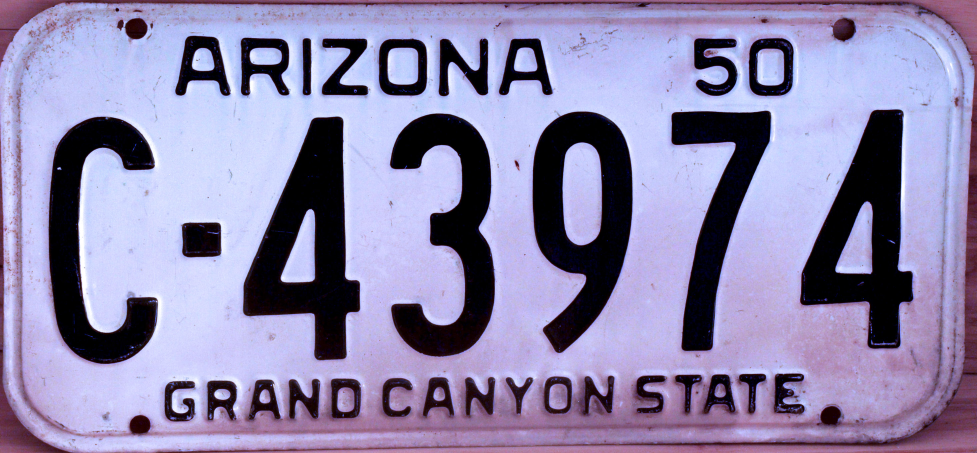
%> input picture BE_PROJECT/carplate2.JPG, 2931 x 1359 px (shown at 1/3 size)
$ octave car_license_plate_reader.m   (GNU Octave 9; MATLAB toolbox functions it lacks are replaced by stand-ins)
%> lines starting %> are read from the running program, lines starting %| are printed output that depends on the picture; in (x1, y1, x2, y2) boxes, pixels count from 0 and x2, y2 are one past the last pixel; in counts of white or black regions, pixels touching at a corner belong together; the program's own positions count from 1
### BE_PROJECT/template.m
function [ y ] = template( x )
y=x;
aa(1:42,1:24)=1;
aa(1:42,1)=0;
aa(1:42,24)=0;
aa(1,1:24)=0;
aa(42,1:24)=0;
%creating a box
imwrite(aa,'pen.bmp','bmp');

%size 42*24
A=imread('A.bmp');
B=imread('B.bmp');
C=imread('C.bmp');
D=imread('D.bmp');
E=imread('E.bmp');
F=imread('F.bmp');
G=imread('G.bmp');
H=imread('H.bmp');
I=imread('I.bmp');
J=imread('J.bmp');
K=imread('K.bmp');
L=imread('L.bmp');
M=imread('M.bmp');
N=imread('N.bmp');
O=imread('O.bmp');
P=imread('P.bmp');
Q=imread('Q.bmp');
R=imread('R.bmp');
S=imread('S.bmp');
T=imread('T.bmp');
U=imread('U.bmp');
V=imread('V.bmp');
W=imread('W.bmp');
X=imread('X.bmp');
Y=imread('Y.bmp');
Z=imread('Z.bmp');
Afill=imread('fillA.bmp');
Bfill=imread('fillB.bmp');
Dfill=imread('fillD.bmp');
Ofill=imread('fillO.bmp');
Pfill=imread('fillP.bmp');
Qfill=imread('fillQ.bmp');
Rfill=imread('fillR.bmp');


%Number
one=imread('1.bmp');
two=imread('2.bmp');
three=imread('3.bmp');
four=imread('4.bmp');
five=imread('5.bmp');
six=imread('6.bmp');
seven=imread('7.bmp');
eight=imread('8.bmp');
nine=imread('9.bmp');
zero=imread('0.bmp');
zerofill=imread('fill0.bmp');
fourfill=imread('fill4.bmp');
sixfill=imread('fill6.bmp');
sixfill2=imread('fill6_2.bmp');
eightfill=imread('fill8.bmp');
ninefill=imread('fill9.bmp');
ninefill2=imread('fill9_2.bmp');
a1=imread('pen.bmp');


%*-*-*-*-*-*-*-*-*-*-*-
letter=[A Afill B Bfill C D Dfill E F G H I J K L M ...
    N O Ofill P Pfill Q Qfill R Rfill S T U V W X Y Z];
number=[];
character=[];

number=[one two three four fourfill five six sixfill sixfill2 seven ...
    eight eightfill nine ninefill ninefill2 zero zerofill a1];

character=[letter number];

NewTemplates=mat2cell(character,42,[24 24 24 24 24 24 24 24 ...
    24 24 24 24 24 24 24 ...
    24 24 24 24 24 24 24 ...
    24 24 24 24 24 24 24 ...
    24 24 24 24 24 24 24 ...
    24 24 24 24 24 24 24 ...
    24 24 24 24 24 24 24 24]);
%divides matrices into sub matrix


save ('NewTemplates','NewTemplates')


end

### BE_PROJECT/car_license_plate_reader.m
clc;
close all;
clear all;
I=imread('carplate2.jpg');
%> I is the input picture: size 1359x2931x3 uint8; mean R, G, B 143.1, 135.8, 173.1
I=imresize(I,[500 NaN]);
%> I: size 500x1079x3 uint8
I=rgb2gray(I);
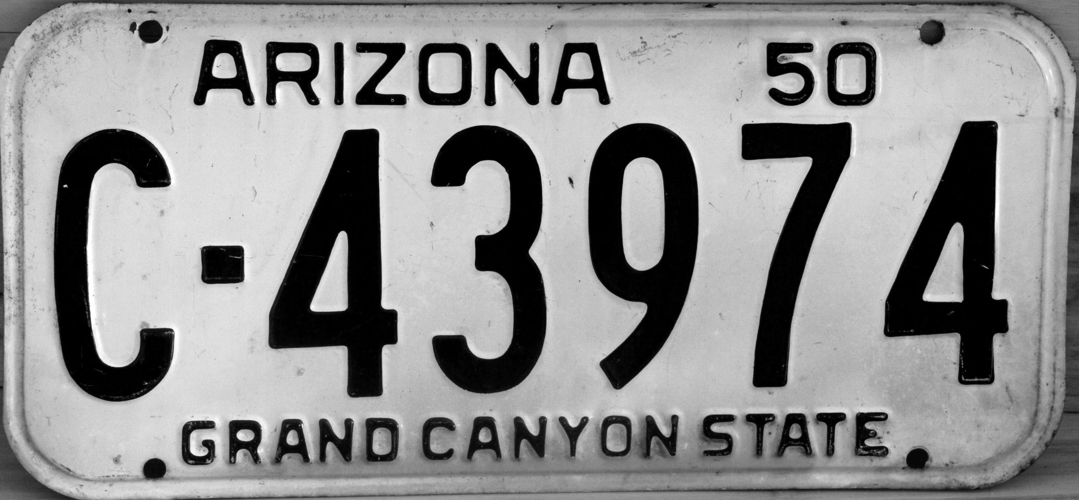
%> I: size 500x1079 uint8; min 0, max 255, mean 142.3
I1=I;
 figure;
 imshow(I);

[rows cols] = size(I);
%> rows = 500; cols = 1079

%--------- Dilate and Erode Image in order to remove noise-----------
tempI=I;
stre=strel('line',1,3);
I=imdilate(I,stre);
%-------------------- PROCESS EDGES IN HORIZONTAL DIRECTION--------------
difference = 0;
total_sum = 0;
max_horz = 0;
maximum = 0;
for j = 2:cols
    sum = 0;
    for i = 2:rows
        difference = abs(uint32(I(i, j) - I(i-1,j)));
        if(difference > 50)
            sum = sum + difference;
        end
    end
    horz1(j) = sum;
   %----------------------------- Find Peak horizontal Value---------------
    if(sum > maximum)
        max_horz = j;
        maximum = sum;
    end
    total_sum = total_sum + sum;
end
%> this loop made 1078 passes
%> (maximum, total_sum) on passes 2, 12, 59: (78, 78), (108, 311), (136, 1838)
%> total_sum on passes 1, 3, 4, 5, 6, 7: 0, 142, 142, 142, 142, 142
%> after the loop, horz1 = 1079 values, max 977 at index 794, min 0 at index 1, mean 299.8; max_horz = 794; maximum = 977; total_sum = 323466
average = total_sum / cols;
%> average = 300


%------- Smoothen the Horizontal Histogram by applying Low Pass Filter
horz = horz1;
%> horz has the same summary as horz1
for i = 21:(cols-21)
sum = 0;
    for j = (i-20):(i+20)
        sum = sum + horz1(j);
    end
    horz(i) = sum / 40;
end
%> after the loop, horz = 1079 values, max 697.4 at index 790, min 0 at index 1, mean 307.1

for j = 1:cols
    if(horz(j) < .35*average)
        horz(j) = 0;
        for i = 1:rows
            I(i, j) = 0;
        end
    end
end
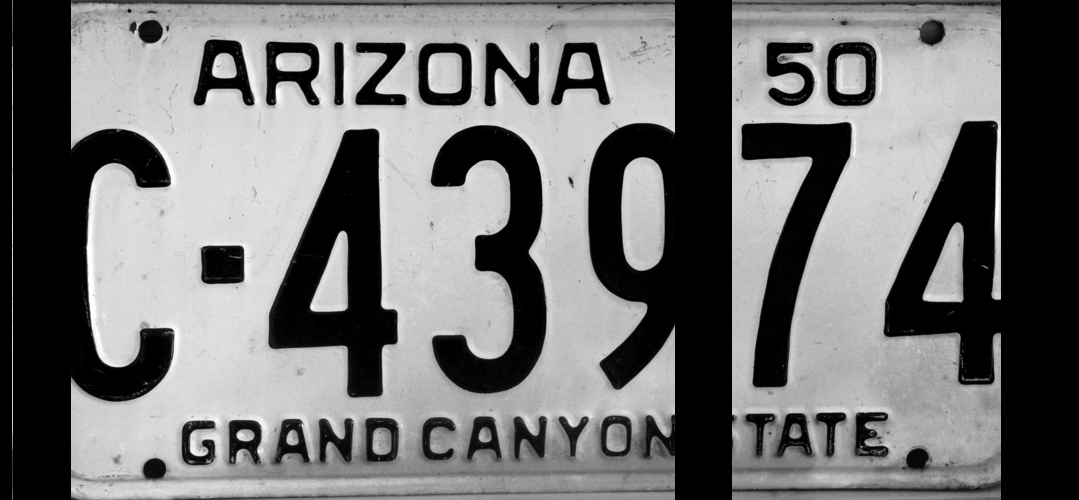
%> I: size 500x1079 uint8; 18.63% of pixels changed, all inside (x1, y1, x2, y2) = (0, 0, 1079, 500)
%> after the loop, horz = 1079 values, max 697.4 at index 790, min 0 at index 1, mean 299
%--------------- PROCESS EDGES IN VERTICAL DIRECTION
difference = 0;
total_sum = 0;
maximum = 0;
max_vert = 0;
for i = 2:rows
    sum = 0;
    for j = 2:cols
        difference = abs(uint32(I(i, j) - I(i, j-1)));
        if(difference > 20)
            sum = sum + difference;
        end
    end
    vert1(i) = sum;
    %-------------------------- Find Peak in Vertical Histogram
    if(sum > maximum)
        max_vert = i;
        maximum = sum;
    end
    total_sum = total_sum + sum;
end
%> this loop made 499 passes
%> (maximum, total_sum) on passes 1, 3, 4, 5, 10, 11, 22, 23, 24, 25, 26, 28: (291, 291), (448, 1007), (547, 1554), (575, 2129), (628, 4906), (646, 5552), (806, 11731), (864, 12595), (936, 13531), (987, 14518), (1138, 15656), (1150, 17907)
%> total_sum on passes 2, 6, 7, 8, 9, 12: 559, 2701, 3267, 3759, 4278, 6177
%> after the loop, max_vert = 433; maximum = 4177; total_sum = 928698; vert1 = 500 values, max 4177 at index 433, min 0 at index 1, mean 1857.4
average = total_sum / rows;
%> average = 1857
%-------Smoothen the Vertical Histogram by applying Low Pass Filter
sum = 0;
vert = vert1;
%> vert has the same summary as vert1
temp_vert=0;
 if(average<0.3*maximum)%To check if the original image is already isolated or not
     temp_vert=1;
    for i = 21:(rows-21)
        sum = 0;
                    for j = (i-20):(i+20)
                        sum = sum + vert1(j);
                    end
         vert(i) = sum / 40;
    end

    for i = 1:rows
        if(vert(i) < average)
            vert(i) = 0;
            for j = 1:cols
                I(i, j) = 0;
            end
        end
    end
 else
     I=I1;
 end

if(temp_vert==1)
    %--------------------- Find Probable candidates for Number Plate
    %--------Saving the co-ordinates having non-zero horizontal histogram
    j = 1;
    for i = 2:cols-2
        if(horz(i) ~= 0 && horz(i-1) == 0 && horz(i+1) == 0)
            column(j) = i;
            column(j+1) = i;
            j = j + 2;
        elseif((horz(i) ~= 0 && horz(i-1) == 0) || (horz(i) ~= 0 && horz(i+1) == 0))
            column(j) = i;
            j = j+1;
        end
    end

    %--------------Saving the co-ordinates having non-zero vertical histogram
    j = 1;
    for i = 2:rows-2
        if(vert(i) ~= 0 && vert(i-1) == 0 && vert(i+1) == 0)
            row(j) = i;
            row(j+1) = i;
            j = j + 2;
        elseif((vert(i) ~= 0 && vert(i-1) == 0) || (vert(i) ~= 0 && vert(i+1) == 0))
            row(j) = i;
            j = j+1;
        end
    end

    %-------------------converting odd size of the hori co-ordinate array to even
    [temp column_size] = size (column);
    if(mod(column_size, 2))
        column(column_size+1) = cols;
    end

    %----------------converting odd size of the verti co-ordinate array to even
    [temp row_size] = size (row);
    if(mod(row_size, 2))
        row(row_size+1) = rows;
    end
    %------------------------------Region of Interest Extraction
    %---------------------------Check each probable candidate
    for i = 1:2:row_size
        for j = 1:2:column_size
    %------------------------If it is not the most probable region remove it from image

            if(~((max_horz >= column(j) && max_horz <= column(j+1)) && (max_vert >=row(i) && max_vert <= row(i+1))))
            for m = row(i):row(i+1)
                for n = column(j):column(j+1)
                    I(m, n) = 0;
                end
            end
          end
        end
    end


        str=strel('disk', 1);
        I=imerode(I,str);
        % Get all rows and columns where the image is nonzero
        [nonZeroRows nonZeroColumns] = find(I);
        % Get the cropping parameters
        topRow = min(nonZeroRows(:));
        bottomRow = max(nonZeroRows(:));
        leftColumn = min(nonZeroColumns(:));
        rightColumn = max(nonZeroColumns(:));
        % Extract a cropped image from the original.
        croppedImage = I(topRow-5:bottomRow+5, leftColumn-5:rightColumn+5);
        figure, imshow(croppedImage);
        I=croppedImage;

end;

%----------------------------------------------------------------------------%
f=I;
f=imresize(f,[400 NaN]);                   %%image loading unit
%no of rows =400
imshow(f);
%g=rgb2gray(f);
g=medfilt2(f,[3 3]);
%2d median filter
%reduce salt n pepper noise
%the median value in the 3-by-3 neighborhood

%**********************************
stre=strel('disk',1);    %strucruring element
%structuring element of disk shape(matrix of 1) with radius 1

gi=imdilate(g,stre);
%fill gaps

ge=imerode(g,stre);   %%%% morphological image processing
%shrink or eliminate irrelevant details

gdiff=imsubtract(gi,ge);
gdiff=mat2gray(gdiff);
%> gdiff: size 400x864 double
%amin and amax as min and mx value of image

gdiff=conv2(gdiff,[1 1;1 1]); %convolution of matrix   %brighten
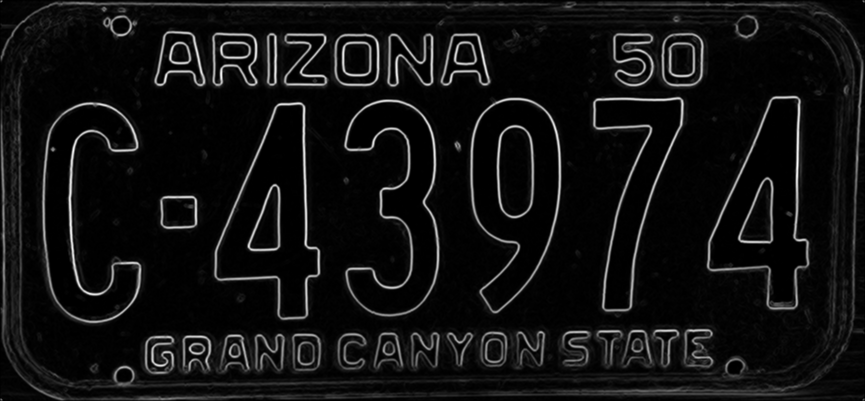
%> gdiff: size 401x865 double; min 0, max 3.44, mean 0.236; drawn with min black and max white

gdiff=imadjust(gdiff,[0.5 0.7],[0 1],.1);
%maps intensity from .5-.7 to 0-1 with curve of gamma .1

B=logical(gdiff);%so that size works
%> B: size 401x865 logical; 12% white; 244 white regions (162 under 20 px), largest, box (x1, y1, x2, y2) and area: (42, 102, 142, 324) 2728, (344, 99, 440, 317) 2524, (706, 95, 810, 310) 2157
[a1 b1]=size(B);
%> a1 = 401; b1 = 865
figure(2)
imshow(B)

er=imerode(B,strel('line',100,0));
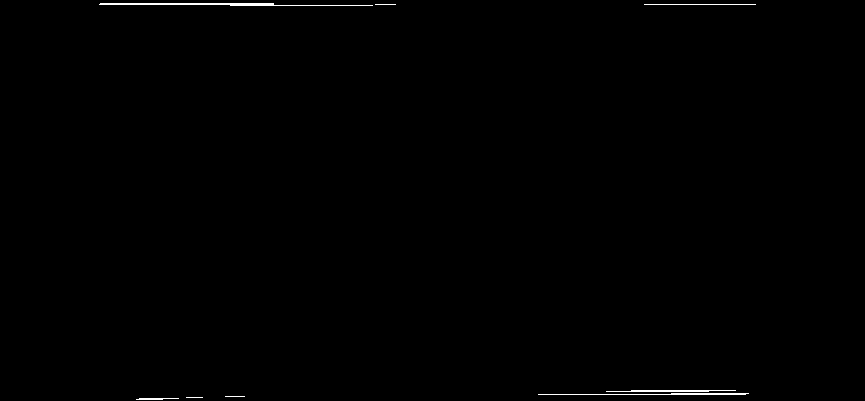
%> er: size 401x865 logical; 0.35% white in thin lines or dots, all inside (x1, y1, x2, y2) = (99, 3, 756, 400)
%img , structuring element
%removing usless horizontal line
%figure(3)
%imshow(er)
out1=imsubtract(B,er);
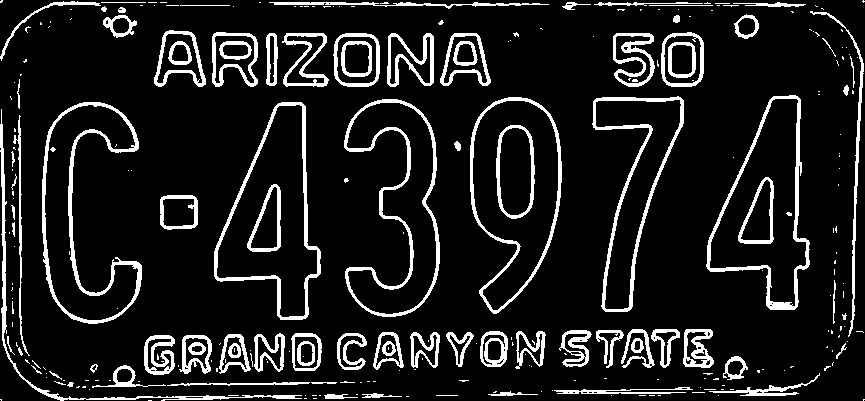
%> out1: size 401x865 double; values 0 (black) and 1 (white), 11.6% white; 282 white regions (193 under 20 px), largest, box (x1, y1, x2, y2) and area: (42, 102, 142, 324) 2728, (344, 99, 440, 317) 2524, (706, 95, 810, 310) 2157

F=imfill(out1,'holes');      %filling the object
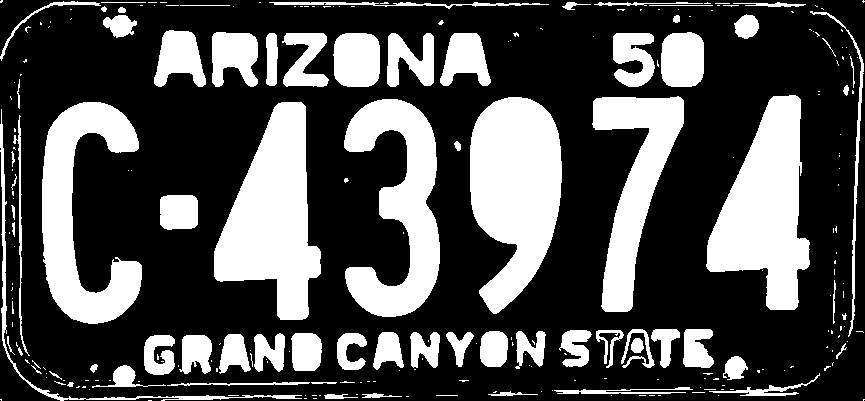
%> F: size 401x865 double; values 0 (black) and 1 (white), 31.2% white; 258 white regions (181 under 20 px), largest, box (x1, y1, x2, y2) and area: (470, 97, 562, 314) 14010, (214, 102, 321, 320) 13461, (706, 95, 810, 310) 12843
H=bwmorph(F,'thin',1);
%> H: size 401x865 logical; 27.8% white; 258 white regions (193 under 20 px), largest, box (x1, y1, x2, y2) and area: (471, 98, 561, 313) 13516, (215, 103, 320, 319) 12906, (707, 96, 809, 309) 12283
%morphological operation on binary image
%thin it once  %to remove useless thin lines
H=imerode(H,strel('line',3,90));
%> H: size 401x865 logical; 25.7% white; 171 white regions (120 under 20 px), largest, box (x1, y1, x2, y2) and area: (471, 99, 561, 312) 13260, (215, 104, 320, 318) 12692, (707, 97, 809, 308) 12052
%structuring element of lenf=gth 3 and degree 90
%figure(4)
%imshow(H)

final=bwareaopen(H,floor((a1/15)*(b1/15)));
%remove objects that hav fewer pixels than second argument
%floor rounds the value

final(1:floor(.9*a1),1:2)=1;
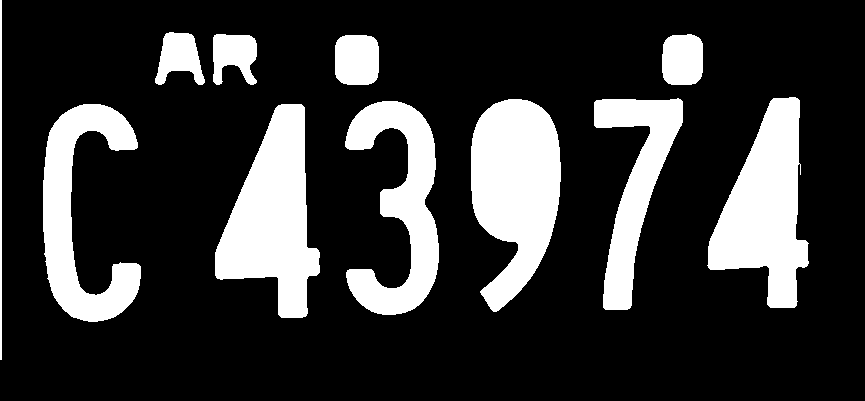
%> final: size 401x865 logical; 21% white; 11 white regions, largest, box (x1, y1, x2, y2) and area: (471, 99, 561, 312) 13260, (215, 104, 320, 318) 12692, (707, 97, 809, 308) 12052

final(a1:-1:(a1-20),b1:-1:(b1-2))=1;
%vertically a1 to a1-20 in steps of -1
%white rectangle at bottom left
yyy=template(2);
%> the run ends on the next line
